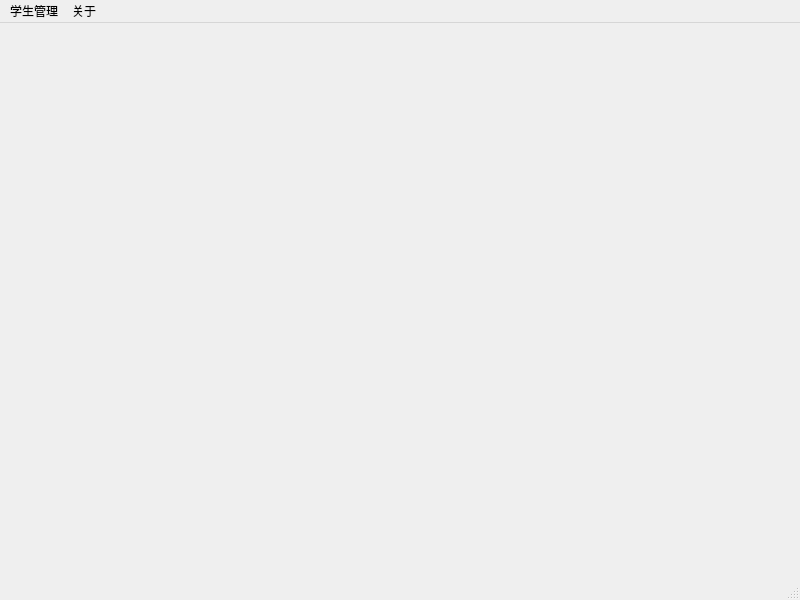
<?xml version="1.0" encoding="UTF-8"?>
<ui version="4.0">
 <class>MainWindow</class>
 <widget class="QMainWindow" name="MainWindow">
  <property name="geometry">
   <rect>
    <x>0</x>
    <y>0</y>
    <width>800</width>
    <height>600</height>
   </rect>
  </property>
  <property name="windowTitle">
   <string>MainWindow</string>
  </property>
  <widget class="QWidget" name="centralwidget"/>
  <widget class="QMenuBar" name="menubar">
   <property name="geometry">
    <rect>
     <x>0</x>
     <y>0</y>
     <width>800</width>
     <height>22</height>
    </rect>
   </property>
   <widget class="QMenu" name="menu">
    <property name="title">
     <string>学生管理</string>
    </property>
    <widget class="QMenu" name="menu_2">
     <property name="title">
      <string>更多</string>
     </property>
     <addaction name="action3"/>
     <addaction name="action4"/>
    </widget>
    <addaction name="action1"/>
    <addaction name="action2"/>
    <addaction name="separator"/>
    <addaction name="menu_2"/>
   </widget>
   <widget class="QMenu" name="menu_3">
    <property name="title">
     <string>关于</string>
    </property>
    <addaction name="action5"/>
   </widget>
   <addaction name="menu"/>
   <addaction name="menu_3"/>
  </widget>
  <widget class="QStatusBar" name="statusbar"/>
  <action name="action1">
   <property name="text">
    <string>学生添加</string>
   </property>
   <property name="visible">
    <bool>true</bool>
   </property>
  </action>
  <action name="action2">
   <property name="text">
    <string>学生删除</string>
   </property>
  </action>
  <action name="action4">
   <property name="text">
    <string>管理2</string>
   </property>
  </action>
  <action name="action3">
   <property name="text">
    <string>管理1</string>
   </property>
  </action>
  <action name="action5">
   <property name="text">
    <string>许可证</string>
   </property>
  </action>
 </widget>
 <resources/>
 <connections/>
</ui>
